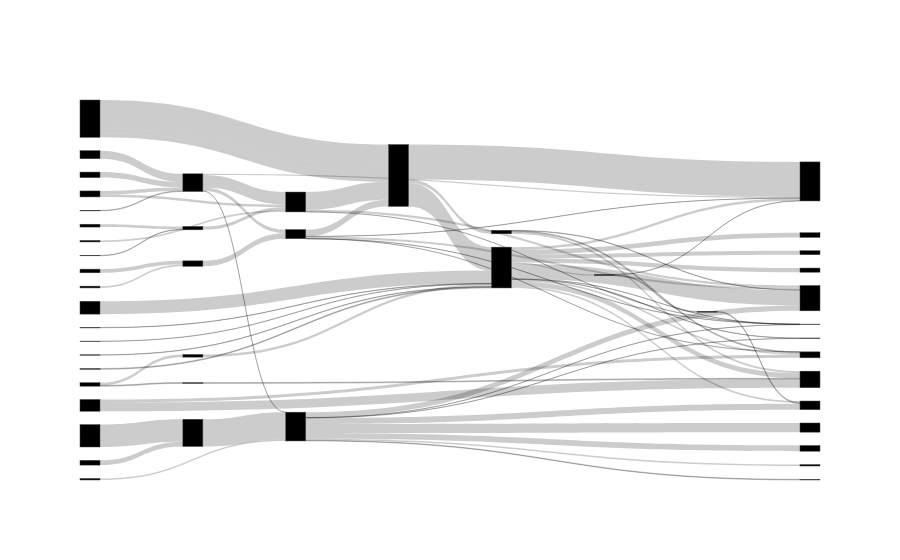

This figure's notebook cell:
### Code cell
import plotly.graph_objects as go


source = [
                    0,
                    1,
                    1,
                    1,
                    1,
                    6,
                    7,
                    8,
                    10,
                    9,
                    11,
                    11,
                    11,
                    15,
                    15,
                    15,
                    15,
                    15,
                    15,
                    15,
                    15,
                    15,
                    15,
                    15,
                    23,
                    25,
                    5,
                    5,
                    5,
                    5,
                    5,
                    27,
                    17,
                    17,
                    28,
                    29,
                    2,
                    2,
                    2,
                    2,
                    2,
                    2,
                    2,
                    2,
                    34,
                    24,
                    35,
                    35,
                    36,
                    38,
                    37,
                    39,
                    39,
                    40,
                    40,
                    41,
                    42,
                    43,
                    43,
                    4,
                    4,
                    4,
                    26,
                    26,
                    26,
                    44,
                    45,
                    46,
                    47,
                    35,
                    35
                ]
target = [
                    1,
                    2,
                    3,
                    4,
                    5,
                    2,
                    4,
                    9,
                    9,
                    4,
                    12,
                    13,
                    14,
                    16,
                    14,
                    17,
                    12,
                    18,
                    19,
                    13,
                    3,
                    20,
                    21,
                    22,
                    24,
                    24,
                    13,
                    3,
                    26,
                    19,
                    12,
                    15,
                    28,
                    3,
                    18,
                    15,
                    12,
                    30,
                    18,
                    31,
                    32,
                    19,
                    33,
                    20,
                    1,
                    5,
                    26,
                    26,
                    37,
                    37,
                    2,
                    4,
                    1,
                    14,
                    13,
                    15,
                    14,
                    42,
                    41,
                    19,
                    26,
                    12,
                    15,
                    3,
                    11,
                    15,
                    1,
                    15,
                    15,
                    26,
                    26
                ]
value = [
                    124.729,
                    0.597,
                    26.862,
                    280.322,
                    81.144,
                    35,
                    35,
                    11.606,
                    63.965,
                    75.571,
                    10.639,
                    22.505,
                    46.184,
                    104.453,
                    113.726,
                    27.14,
                    342.165,
                    37.797,
                    4.412,
                    40.858,
                    56.691,
                    7.863,
                    90.008,
                    93.494,
                    40.719,
                    82.233,
                    0.129,
                    1.401,
                    151.891,
                    2.096,
                    48.58,
                    7.013,
                    20.897,
                    6.242,
                    20.897,
                    6.995,
                    121.066,
                    128.69,
                    135.835,
                    14.458,
                    206.267,
                    3.64,
                    33.218,
                    4.413,
                    14.375,
                    122.952,
                    500,
                    139.978,
                    504.287,
                    107.703,
                    611.99,
                    56.587,
                    77.81,
                    193.026,
                    70.672,
                    59.901,
                    19.263,
                    19.263,
                    59.901,
                    0.882,
                    400.12,
                    46.477,
                    525.531,
                    787.129,
                    79.329,
                    9.452,
                    182.01,
                    19.013,
                    289.366,
                    100,
                    100
                ]

link = dict(source = source, target = target, value = value)
data = go.Sankey(link = link)

fig = go.Figure(data)

fig.show()

### Figure 1 — Plotly figure (JSON) as saved in the notebook; plotly's stock layout.template omitted (floating-point values rounded to 4 significant figures)
{"data": [{"link": {"source": [0, 1, 1, 1, 1, 6, 7, 8, 10, 9, 11, 11, 11, 15, 15, 15, 15, 15, 15, 15, 15, 15, 15, 15, 23, 25, 5, 5, 5, 5, 5, 27, 17, 17, 28, 29, 2, 2, 2, 2, 2, 2, 2, 2, 34, 24, 35, 35, 36, 38, 37, 39, 39, 40, 40, 41, 42, 43, 43, 4, 4, 4, 26, 26, 26, 44, 45, 46, 47, 35, 35], "target": [1, 2, 3, 4, 5, 2, 4, 9, 9, 4, 12, 13, 14, 16, 14, 17, 12, 18, 19, 13, 3, 20, 21, 22, 24, 24, 13, 3, 26, 19, 12, 15, 28, 3, 18, 15, 12, 30, 18, 31, 32, 19, 33, 20, 1, 5, 26, 26, 37, 37, 2, 4, 1, 14, 13, 15, 14, 42, 41, 19, 26, 12, 15, 3, 11, 15, 1, 15, 15, 26, 26], "value": [124.7, 0.597, 26.86, 280.3, 81.14, 35, 35, 11.61, 63.97, 75.57, 10.64, 22.5, 46.18, 104.5, 113.7, 27.14, 342.2, 37.8, 4.412, 40.86, 56.69, 7.863, 90.01, 93.49, 40.72, 82.23, 0.129, 1.401, 151.9, 2.096, 48.58, 7.013, 20.9, 6.242, 20.9, 6.995, 121.1, 128.7, 135.8, 14.46, 206.3, 3.64, 33.22, 4.413, 14.38, 123.0, 500, 140.0, 504.3, 107.7, 612.0, 56.59, 77.81, 193.0, 70.67, 59.9, 19.26, 19.26, 59.9, 0.882, 400.1, 46.48, 525.5, 787.1, 79.33, 9.452, 182.0, 19.01, 289.4, 100, 100]}, "type": "sankey"}], "layout": {}}
